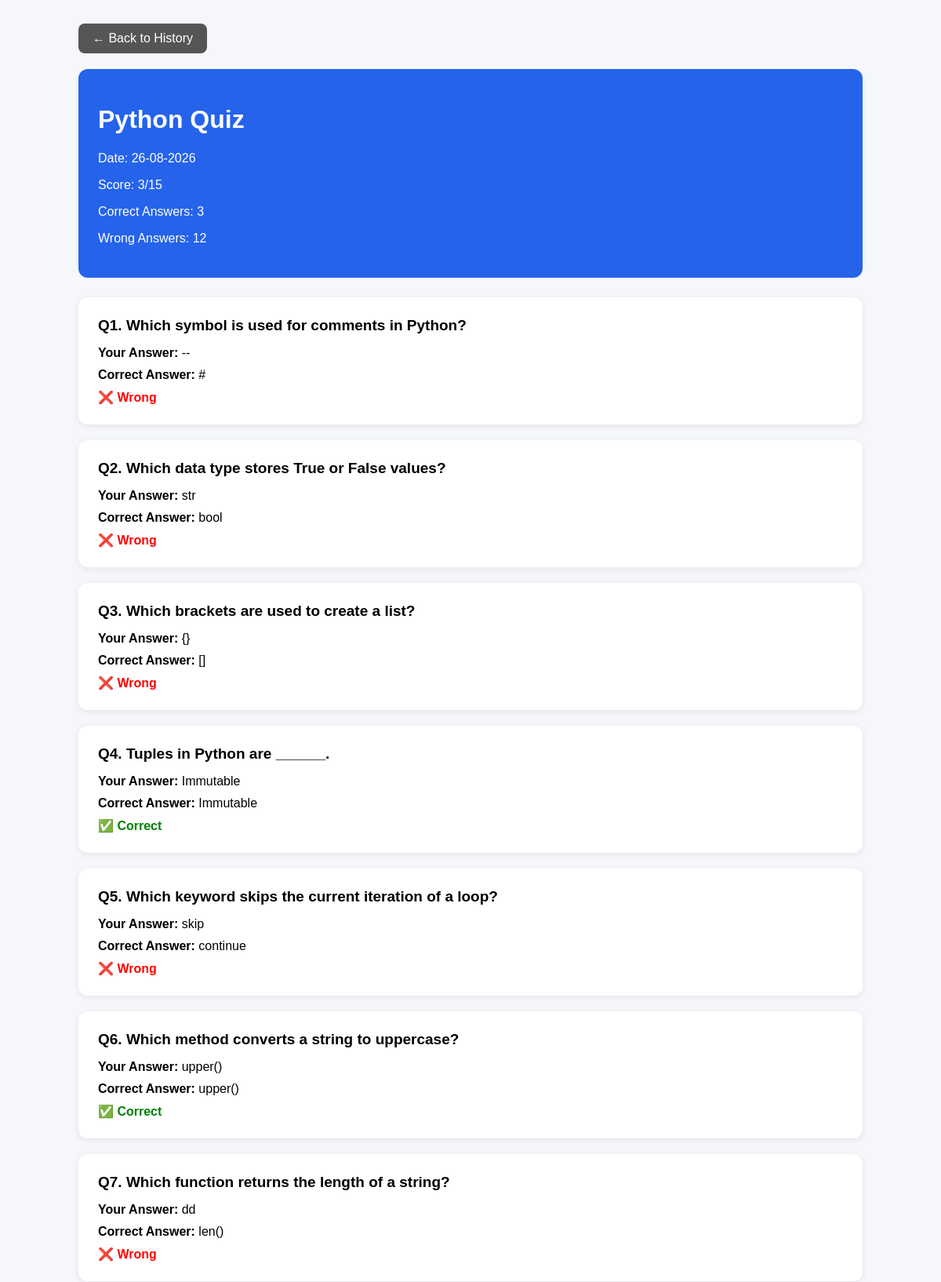
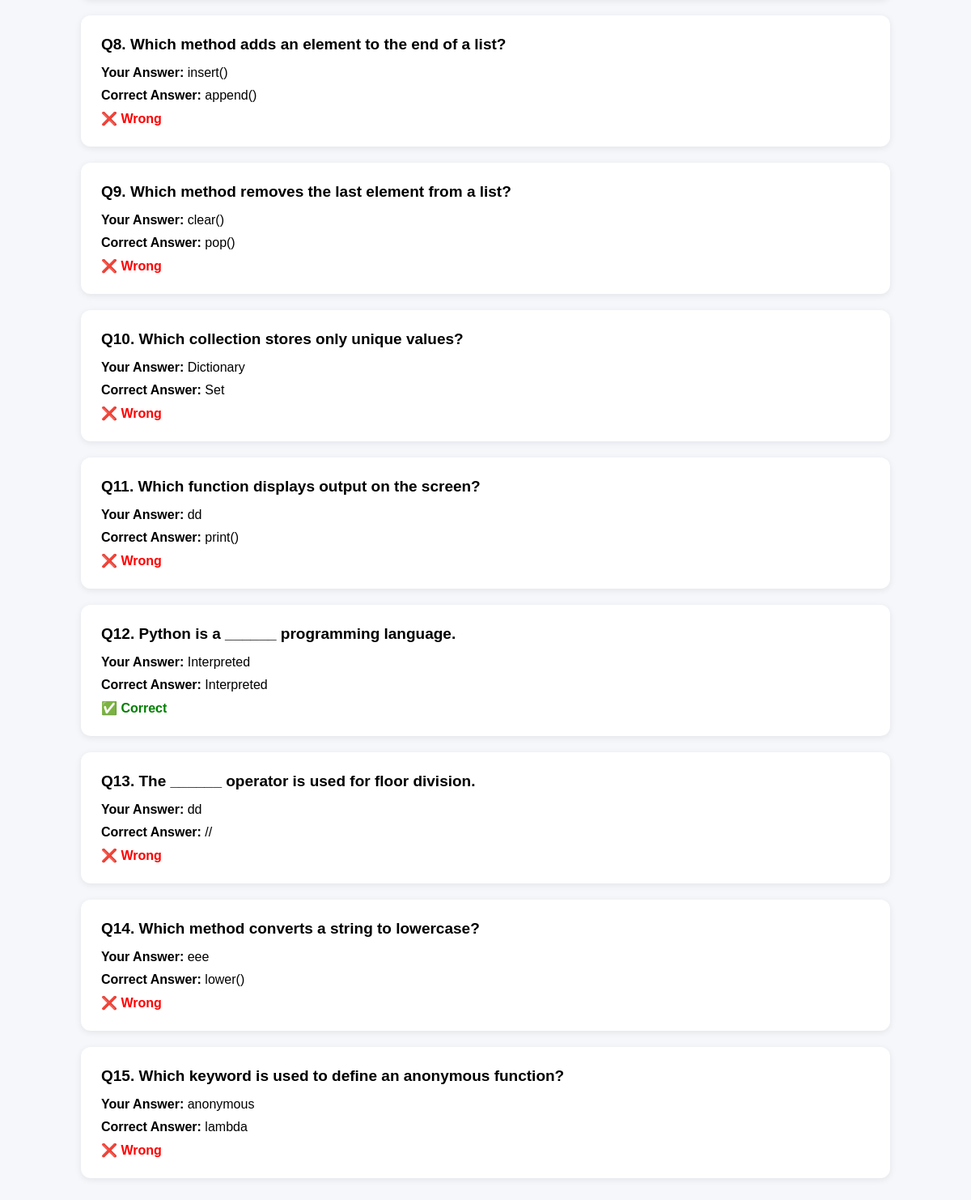
The app's page /history/29/ (signed in) with its own data (2 pictures, top to bottom).
### accounts/models.py (models this page shows, shortened)
class QuizResult(models.Model):
    student = models.ForeignKey(
        Student,
        on_delete=models.CASCADE
    )
    subject = models.CharField(max_length=50)
    score = models.IntegerField(default=0)
    total_questions = models.IntegerField(default=0)
    correct_answers = models.IntegerField(default=0)
    wrong_answers = models.IntegerField(default=0)
    created_at = models.DateTimeField(
        auto_now_add=True
    )

class QuizAnswer(models.Model):
    quiz_result = models.ForeignKey(
        QuizResult,
        on_delete=models.CASCADE,
        related_name="answers"
    )
    question = models.ForeignKey(
        Question,
        on_delete=models.CASCADE
    )
    user_answer = models.CharField(
        max_length=200,
        blank=True
    )
    correct_answer = models.CharField(
        max_length=200
    )
    is_correct = models.BooleanField(
        default=False
    )
    created_at = models.DateTimeField(
        auto_now_add=True
    )

class Question(models.Model):
    SUBJECTS = [
        ("Python", "Python"),
        ("Machine Learning", "Machine Learning"),
        ("DBMS", "DBMS"),
        ("Java", "Java"),
    ]
    QUESTION_TYPES = [
        ("MCQ", "MCQ"),
        ("FILL", "Fill in the Blank"),
        ("TEXT", "One Line Answer"),
    ]
    subject = models.CharField(
        max_length=50,
        choices=SUBJECTS
    )
    topic = models.CharField(max_length=100)
    question_type = models.CharField(
        max_length=10,
        choices=QUESTION_TYPES
    )
    question = models.TextField()
    option1 = models.CharField(
        max_length=200,
        blank=True
    )
    option2 = models.CharField(
        max_length=200,
        blank=True
    )
    option3 = models.CharField(
        max_length=200,
        blank=True
    )
    option4 = models.CharField(
        max_length=200,
        blank=True
    )
    answer = models.CharField(max_length=200)

### accounts/views/history_views.py (the view)
def quiz_history_detail(request, result_id):
    student_id = request.session.get("student_id")
    if not student_id:
        return redirect("/login/")
    try:
        student = Student.objects.get(
            id=student_id
        )
    except Student.DoesNotExist:
        request.session.flush()
        return redirect("/login/")
    try:
        result = QuizResult.objects.get(
            id=result_id,
            student=student
        )
    except QuizResult.DoesNotExist:
        return redirect("/history/")
    answers = QuizAnswer.objects.filter(
        quiz_result=result
    ).select_related("question")
    return render(
        request,
        "accounts/quiz_history_detail.html",
        {
            "result": result,
            "answers": answers
        }
    )

### accounts/templates/accounts/quiz_history_detail.html (shortened to what this page needs)
<!DOCTYPE html>
<html lang="en">
<head>
</head>
<body>
<div class="container">
    <a href="{% url 'quiz_history' %}" class="back-btn">
        ← Back to History
    </a>
    <div class="header">
        <h1>{{ result.subject }} Quiz</h1>
        <p>
            Date:
            {{ result.created_at|date:"d-m-Y" }}
        </p>
        <p>
            Score:
            {{ result.score }}/{{ result.total_questions }}
        </p>
        <p>
            Correct Answers:
            {{ result.correct_answers }}
        </p>
        <p>
            Wrong Answers:
            {{ result.wrong_answers }}
        </p>
    </div>
    {% for answer in answers %}
        <div class="question-card">
            <div class="question">
                Q{{ forloop.counter }}.
                {{ answer.question.question }}
            </div>
            <div class="answer">
                <strong>Your Answer:</strong>
                {{ answer.user_answer }}
            </div>
            <div class="answer">
                <strong>Correct Answer:</strong>
                {{ answer.correct_answer }}
            </div>
            {% if answer.is_correct %}
                <div class="correct">
                    ✅ Correct
                </div>
            {% else %}
                <div class="wrong">
                    ❌ Wrong
                </div>
            {% endif %}
        </div>
    {% empty %}
        <div class="question-card">
            No answers found for this quiz.
        </div>
    {% endfor %}
</div>
</body>
</html>

### accounts/templates/accounts/quiz_history_detail.html (style rules this page uses)
body { font-family: Arial, sans-serif; background: #f5f7fb; margin: 0; padding: 30px; }
.container { max-width: 1000px; margin: auto; }
.header { background: #2563eb; color: white; padding: 25px; border-radius: 12px; margin-bottom: 25px; }
.question-card { background: white; padding: 25px; margin-bottom: 20px; border-radius: 12px; box-shadow: 0 2px 8px rgba(0,0,0,0.08); }
.question { font-size: 19px; font-weight: bold; margin-bottom: 15px; }
.answer { margin: 10px 0; }
.correct { color: green; font-weight: bold; }
.wrong { color: red; font-weight: bold; }
.back-btn { display: inline-block; margin-bottom: 20px; padding: 10px 18px; background: #555; color: white; text-decoration: none; border-radius: 8px; }

### records on screen
QuizResult: subject "Python", created_at "26-08-2026", score "3", total_questions "15", correct_answers "3", wrong_answers "12"
QuizAnswer: question.question "Which symbol is used for comments in Python?", user_answer "--", correct_answer "#", is_correct "❌ Wrong"
QuizAnswer: question.question "Which data type stores True or False values?", user_answer "str", correct_answer "bool", is_correct "❌ Wrong"
QuizAnswer: question.question "Which brackets are used to create a list?", user_answer "{}", correct_answer "[]", is_correct "❌ Wrong"
QuizAnswer: question.question "Tuples in Python are ______.", user_answer "Immutable", correct_answer "Immutable", is_correct "✅ Correct"
QuizAnswer: question.question "Which keyword skips the current iteration of a loop?", user_answer "skip", correct_answer "continue", is_correct "❌ Wrong"
QuizAnswer: question.question "Which method converts a string to uppercase?", user_answer "upper()", correct_answer "upper()", is_correct "✅ Correct"
QuizAnswer: question.question "Which function returns the length of a string?", user_answer "dd", correct_answer "len()", is_correct "❌ Wrong"
QuizAnswer: question.question "Which method adds an element to the end of a list?", user_answer "insert()", correct_answer "append()", is_correct "❌ Wrong"
QuizAnswer: question.question "Which method removes the last element from a list?", user_answer "clear()", correct_answer "pop()", is_correct "❌ Wrong"
QuizAnswer: question.question "Which collection stores only unique values?", user_answer "Dictionary", correct_answer "Set", is_correct "❌ Wrong"
QuizAnswer: question.question "Which function displays output on the screen?", user_answer "dd", correct_answer "print()", is_correct "❌ Wrong"
QuizAnswer: question.question "Python is a ______ programming language.", user_answer "Interpreted", correct_answer "Interpreted", is_correct "✅ Correct"
QuizAnswer: question.question "The ______ operator is used for floor division.", user_answer "dd", correct_answer "//", is_correct "❌ Wrong"
QuizAnswer: question.question "Which method converts a string to lowercase?", user_answer "eee", correct_answer "lower()", is_correct "❌ Wrong"
QuizAnswer: question.question "Which keyword is used to define an anonymous function?", user_answer "anonymous", correct_answer "lambda", is_correct "❌ Wrong"
